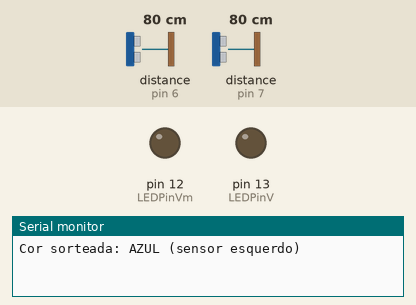
This sketch was run on a simulated Arduino Uno, built with avr-gcc and run on an emulated ATmega328P. On the bench: output pins drawn as LEDs (lit = HIGH), the last lines printed to the serial monitor. Wiring (inferred from the names in the program): 2 × ultrasonic range finder: trigger pin 8, echo pin 7 / trigger pin 9, echo pin 6. Dashed ring = blinking. The test bench sets the inputs (shaded band); at power-on: distance to the obstacle (sensors on pin 6, pin 7) 80 cm. The echo pulse lasts 58.3 µs per cm; random numbers use the default seed unless the sketch sets one; pins used as bus, display or sensor lines are not drawn.

Above: at 1.2 s.
1.3 s: distance to the obstacle (sensor on pin 6) set to 23 cm
2.8 s: distance to the obstacle (sensor on pin 6) set to 18 cm
At 3.2 s:
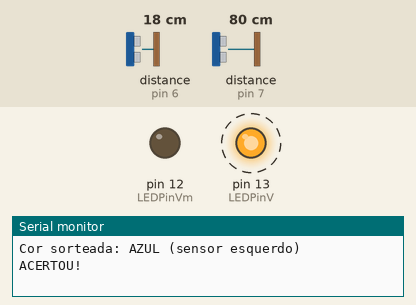
At 4.3 s:
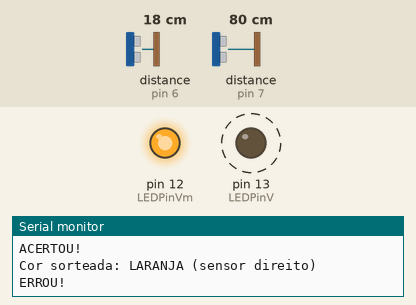
5.8 s: distance to the obstacle (sensor on pin 6) set to 35 cm
7.5 s: distance to the obstacle (sensor on pin 6) set to 2 cm
At 8.3 s:
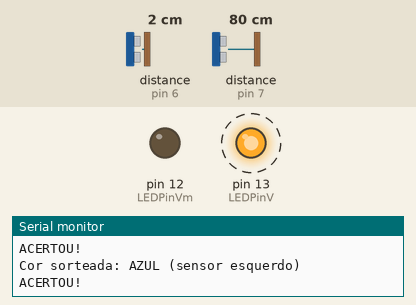
Timing chart, 0 to 11.5 s (numbered marks = the images above; inputs shaded):
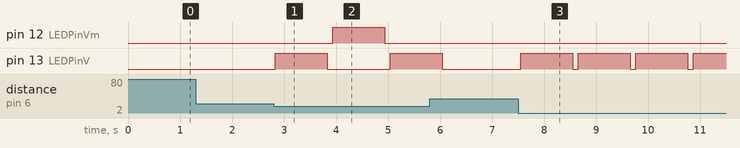

The sketch:

SensoresMovimentoProjeto.ino
```cpp
#define echoPinL 7   // Echo sensor Direito
#define trigPinL 8   // Trigger sensor direito
#define echoPinA 6   // Echo sensor esquerdo
#define trigPinA 9   // Trigger sensor esquerdo

#define LEDPinV 13   // LED verde (acerto)
#define LEDPinVm 12  // LED vermelho (erro)

long durationL, durationA;
float distanceL, distanceA;

int corAlvo = 0; // 1 = Azul (esquerdo), 2 = Laranja (direito)
bool aguardandoTentativa = true;

void setup() {
  Serial.begin(9600);

  pinMode(trigPinL, OUTPUT);
  pinMode(echoPinL, INPUT);

  pinMode(trigPinA, OUTPUT);
  pinMode(echoPinA, INPUT);

  pinMode(LEDPinV, OUTPUT);
  pinMode(LEDPinVm, OUTPUT);

  randomSeed(analogRead(0)); // Para gerar números aleatórios

  novaRodada();
}

void loop() {
  // Ler os dois sensores
  distanceL = lerDistancia(trigPinL, echoPinL);
  distanceA = lerDistancia(trigPinA, echoPinA);

  // Verificações
  if (aguardandoTentativa) {
    if (distanceL > 0 && distanceL < 20) {
      // Passou no sensor esquerdo
      if (corAlvo == 2) {
        acerto();
      } else {
        erro();
      }
    } else if (distanceA > 0 && distanceA < 20) {
      // Passou no sensor direito
      if (corAlvo == 1) {
        acerto();
      } else {
        erro();
      }
    }
  }

  delay(100);
}

float lerDistancia(int trig, int echo) {
  digitalWrite(trig, LOW);
  delayMicroseconds(2);
  digitalWrite(trig, HIGH);
  delayMicroseconds(10);
  digitalWrite(trig, LOW);

  long duracao = pulseIn(echo, HIGH, 100000);
  float dist = (duracao * 0.034) / 2;
  return dist;
}

void novaRodada() {
  // Aleatorio entre 1 (azul) e 2 (laranja)
  corAlvo = random(1, 3); // 1 ou 2
  aguardandoTentativa = true;

  if (corAlvo == 1) {
    Serial.println("Cor sorteada: AZUL (sensor esquerdo)");
  } else {
    Serial.println("Cor sorteada: LARANJA (sensor direito)");
  }

  digitalWrite(LEDPinV, LOW);
  digitalWrite(LEDPinVm, LOW);
}

void acerto() {
  Serial.println("ACERTOU!");
  digitalWrite(LEDPinV, HIGH);
  digitalWrite(LEDPinVm, LOW);
  aguardandoTentativa = false;
  delay(1000);
  novaRodada();
}

void erro() {
  Serial.println("ERROU!");
  digitalWrite(LEDPinVm, HIGH);
  digitalWrite(LEDPinV, LOW);
  aguardandoTentativa = false;
  delay(1000);
  novaRodada();
}
```

Measured:
- the behaviour switches between 21 and 20 cm on distance to the obstacle (sensor on pin 6) (found by bisection; images 0 and 1)
- after the input at 1.3 s, every drawn part: stays the same
- after the input at 2.8 s, pin 12 (LEDPinVm): LOW → HIGH after 1.1 s, → LOW 1.0 s later; pin 13 (LEDPinV): LOW → HIGH at once, → LOW 1.0 s later, → HIGH 1.2 s later
- after the input at 7.5 s, pin 13 (LEDPinV): alternates HIGH for 1.0 s and LOW for 0.11 s, starting after 0.05 s
